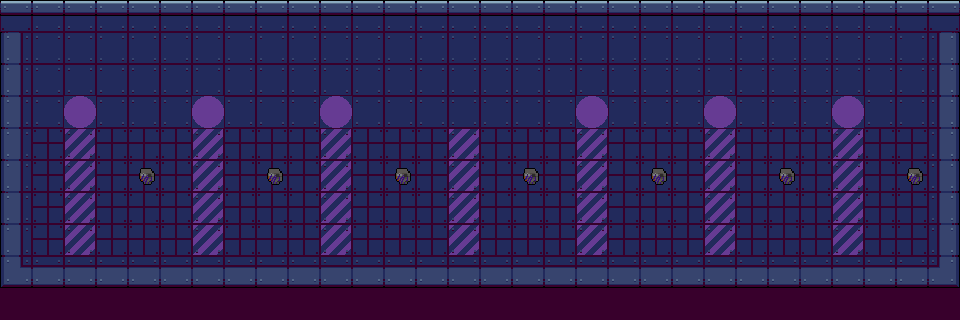

Below is a game level as drawn by its tile map, then a one-line description and the .tmx file that defines it, in full:
An orthogonal 30x10 tile map with 32x32 px tiles, 2 tile layers (decorations, blocks) and 8 objects (7x screw_flathead, boss_spawn).

<map version="1.10" tiledversion="1.11.2" orientation="orthogonal" renderorder="right-down" width="30" height="10" tilewidth="32" tileheight="32" infinite="0" nextlayerid="4" nextobjectid="19">
 <tileset firstgid="1" source="../assets/fulltile.tsx" />
 <layer id="1" name="decorations" width="30" height="10">
  <data encoding="csv">
3,14,14,14,14,14,14,14,14,14,14,14,14,14,14,14,14,14,14,14,14,14,14,14,14,14,14,14,3,3,
61,14,14,14,14,14,14,14,14,14,14,14,14,14,14,14,14,14,14,14,14,14,14,14,14,14,14,14,14,47,
61,14,14,14,14,14,14,14,14,14,14,14,14,14,14,14,14,14,14,14,14,14,14,14,14,14,14,14,14,47,
61,14,37,14,14,14,37,14,14,14,37,14,14,14,14,14,14,14,37,14,14,14,37,14,14,14,37,14,14,47,
61,11,41,11,11,11,41,11,11,11,41,11,11,11,41,11,11,11,41,11,11,11,41,11,11,11,41,11,11,47,
61,11,41,11,91,11,41,11,91,11,41,11,91,11,41,11,91,11,41,11,91,11,41,11,91,11,41,11,91,41,
22,11,41,11,11,11,41,11,11,11,41,11,11,11,41,11,11,11,41,11,11,11,41,11,11,11,41,11,11,41,
22,11,41,11,11,11,41,11,11,11,41,11,11,11,41,11,11,11,41,11,11,11,41,11,11,11,41,11,11,41,
22,0,0,0,0,0,0,0,0,0,0,0,0,0,0,0,0,46,0,0,21,0,0,0,0,0,46,46,46,0,
46,46,46,46,46,46,46,46,46,46,46,46,46,46,46,46,46,46,46,46,46,46,46,46,46,46,46,46,46,46
</data>
 </layer>
 <objectgroup id="3" name="spawns">
  <object id="3" type="screw_flathead" x="134.614" y="166.193" />
  <object id="5" type="screw_flathead" x="262.705" y="166.068" />
  <object id="7" type="screw_flathead" x="390.955" y="166.318" />
  <object id="9" type="screw_flathead" x="518.739" y="166.159" />
  <object id="11" type="screw_flathead" x="646.886" y="166.239" />
  <object id="13" type="screw_flathead" x="774.955" y="166.193" />
  <object id="15" type="screw_flathead" x="903.216" y="166.33" />
  <object id="17" type="boss_spawn" x="201" y="193" />
 </objectgroup>
 <layer id="2" name="blocks" width="30" height="10">
  <data encoding="csv">
78,78,78,78,78,78,78,78,78,78,78,78,78,78,78,78,78,78,78,78,78,78,78,78,78,78,78,78,78,78,
13,0,0,0,0,0,0,0,0,0,0,0,0,0,0,0,0,0,0,0,0,0,0,0,0,0,0,0,0,15,
13,0,0,0,0,0,0,0,0,0,0,0,0,0,0,0,0,0,0,0,0,0,0,0,0,0,0,0,0,15,
13,0,0,0,0,0,0,0,0,0,0,0,0,0,0,0,0,0,0,0,0,0,0,0,0,0,0,0,0,15,
13,0,0,0,0,0,0,0,0,0,0,0,0,0,0,0,0,0,0,0,0,0,0,0,0,0,0,0,0,15,
13,0,0,0,0,0,0,0,0,0,0,0,0,0,0,0,0,0,0,0,0,0,0,0,0,0,0,0,0,15,
13,0,0,0,0,0,0,0,0,0,0,0,0,0,0,0,0,0,0,0,0,0,0,0,0,0,0,0,0,15,
13,0,0,0,0,0,0,0,0,0,0,0,0,0,0,0,0,0,0,0,0,0,0,0,0,0,0,0,0,15,
22,23,23,23,23,23,23,23,23,23,23,23,23,23,23,23,23,23,23,23,23,23,23,23,23,23,23,23,23,24,
0,0,0,0,0,0,0,0,0,0,0,0,0,0,0,0,0,0,0,0,0,0,0,0,0,0,0,0,0,0
</data>
 </layer>
</map>
